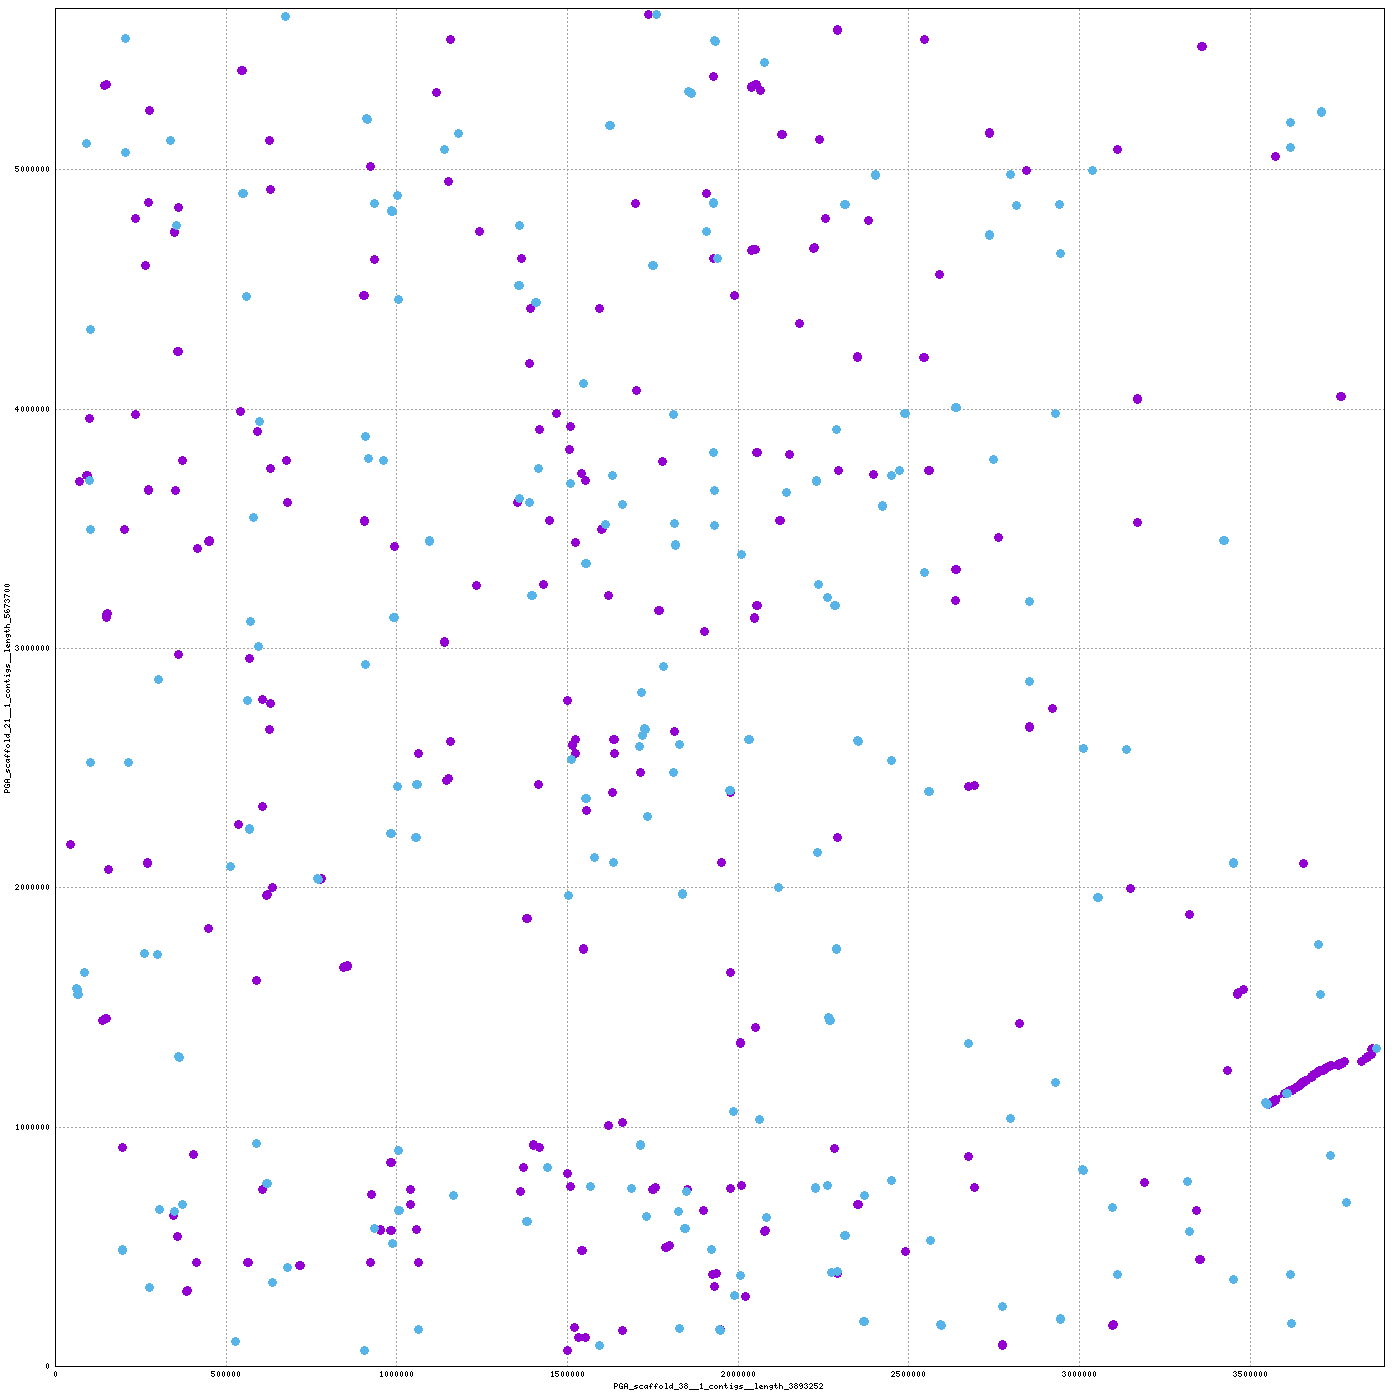

Source code (gnuplot):
set terminal png tiny size 1400,1400
set output "/home/mike/Desktop/scripts/snakes/plot_pairs/hiCversion1.linear/nucmer/nucmer.75.png"
set size 1,1
set grid
unset key
set border 15
set tics scale 0
set xlabel "PGA_scaffold_38__1_contigs__length_3893252"
set ylabel "PGA_scaffold_21__1_contigs__length_5673700"
set format "%.0f"
set mouse format "%.0f"
set mouse mouseformat "[%.0f, %.0f]"
if(GPVAL_VERSION < 5) set mouse clipboardformat "[%.0f, %.0f]"
set xrange [1:3893252]
set yrange [1:5673700]
set style line 1  lt 1 lw 3 pt 6 ps 1
set style line 2  lt 3 lw 3 pt 6 ps 1
set style line 3  lt 2 lw 3 pt 6 ps 1
plot \
 "/home/mike/Desktop/scripts/snakes/plot_pairs/hiCversion1.linear/nucmer/nucmer.75.fplot" title "FWD" w lp ls 1, \
 "/home/mike/Desktop/scripts/snakes/plot_pairs/hiCversion1.linear/nucmer/nucmer.75.rplot" title "REV" w lp ls 2
